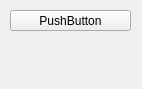
<?xml version="1.0" encoding="UTF-8"?>
<ui version="4.0">
 <class>Action</class>
 <widget class="QWidget" name="Action">
  <property name="geometry">
   <rect>
    <x>0</x>
    <y>0</y>
    <width>142</width>
    <height>89</height>
   </rect>
  </property>
  <property name="windowTitle">
   <string>Input Device</string>
  </property>
  <widget class="QPushButton" name="button">
   <property name="geometry">
    <rect>
     <x>10</x>
     <y>10</y>
     <width>121</width>
     <height>21</height>
    </rect>
   </property>
   <property name="text">
    <string>PushButton</string>
   </property>
  </widget>
  <widget class="QLabel" name="initiatedLabel">
   <property name="geometry">
    <rect>
     <x>10</x>
     <y>40</y>
     <width>121</width>
     <height>16</height>
    </rect>
   </property>
   <property name="text">
    <string/>
   </property>
  </widget>
  <widget class="QLabel" name="finishedLabel">
   <property name="geometry">
    <rect>
     <x>10</x>
     <y>60</y>
     <width>121</width>
     <height>16</height>
    </rect>
   </property>
   <property name="styleSheet">
    <string notr="true">color: green;</string>
   </property>
   <property name="text">
    <string/>
   </property>
  </widget>
 </widget>
 <resources/>
 <connections/>
</ui>
